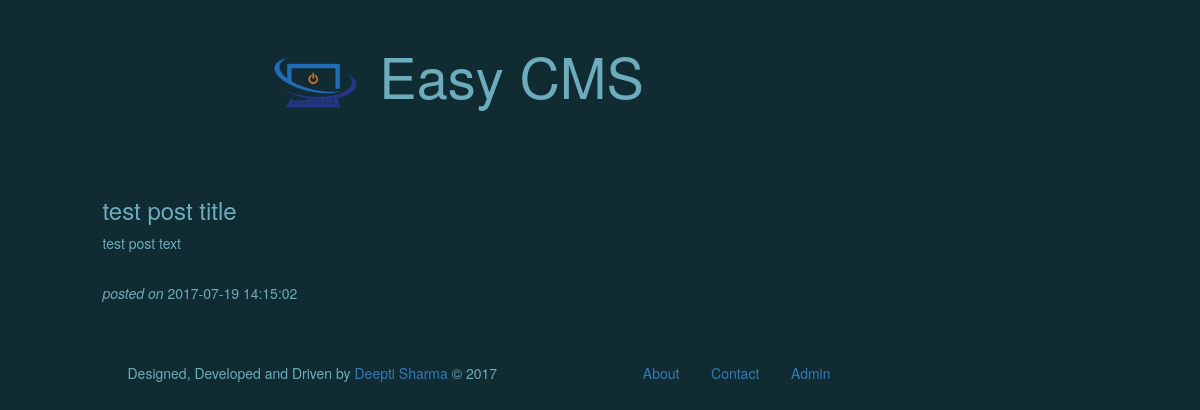
Screenshot of /post.php?id=3 with the database file from the repository.
### tables this page shows
CREATE TABLE `easy_posts` (
  `post_id` int(11) NOT NULL AUTO_INCREMENT,
  `post_title` varchar(300) NOT NULL,
  `post_text` text NOT NULL,
  `date_of_post` datetime DEFAULT NULL,
  `post_active` int(1) NOT NULL DEFAULT '1',
  `date_of_edit` datetime NOT NULL,
  PRIMARY KEY (`post_id`)
);

### config/db.php (called while the page is built, shortened)
<?php
include_once 'header.php';
function getPostFromId($postId){
    $getPost = mysql_query("SELECT post_id,post_title,post_text,date_of_post FROM `easy_posts` WHERE post_id = ".$postId);
    $row = mysql_fetch_array($getPost);
    return $row;
}

### web/post.php (the view)
<?php
include_once '../config/db.php';
$postId = $_GET[id];
$postCurrent = getPostFromId($postId);
?>
<div class="row">
    <div class="col-lg-offset-1 col-md-offset-1 col-sm-offset-1 col-xs-offset-1 col-lg-10 col-md-10 col-sm-10 col-xs-10 post">
        <?php
        echo ' <h3>' . $postCurrent[post_title] . '</h3>';
        ?>
        <p>
            <?php
            echo $postCurrent[post_text];
            echo '</p>';
            echo '<br><i>posted on </i>' . $postCurrent[date_of_post];
            ?>
    </div>
     <div class="col-lg-1 col-md-1 col-sm-1 col-xs-1"></div>
</div>
<?php
include_once './footer.php';
?>

### css/style.css (style rules this page uses)
body { background-color: rgb(17,43,51); color: rgb(109,172,188); }
.post { margin-top:5%; }

### rows the page displays
easy_posts: post_title "test post title", post_text "test post text", date_of_post "2017-07-19 14:15:02"
